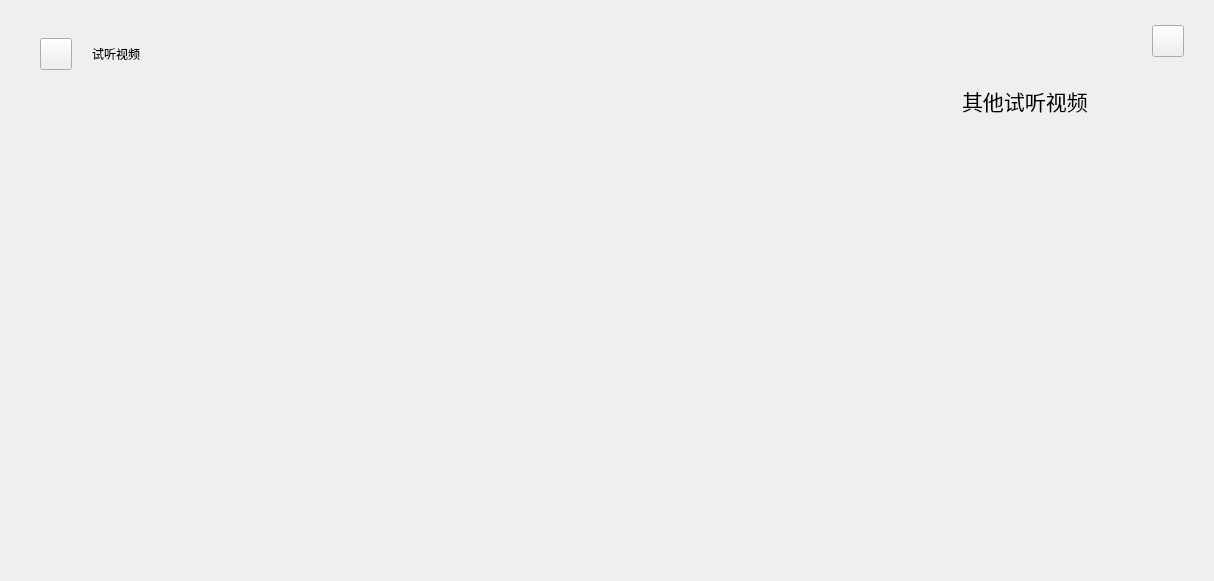
<?xml version="1.0" encoding="UTF-8"?>
<ui version="4.0">
 <class>SoundTestMainPage</class>
 <widget class="QWidget" name="SoundTestMainPage">
  <property name="geometry">
   <rect>
    <x>0</x>
    <y>0</y>
    <width>1214</width>
    <height>581</height>
   </rect>
  </property>
  <property name="windowTitle">
   <string>Form</string>
  </property>
  <property name="styleSheet">
   <string notr="true"/>
  </property>
  <layout class="QGridLayout" name="gridLayout_3">
   <property name="leftMargin">
    <number>0</number>
   </property>
   <property name="topMargin">
    <number>0</number>
   </property>
   <property name="rightMargin">
    <number>0</number>
   </property>
   <property name="bottomMargin">
    <number>0</number>
   </property>
   <property name="spacing">
    <number>0</number>
   </property>
   <item row="0" column="0">
    <widget class="QStackedWidget" name="stackedWidget_soundTest_main">
     <property name="currentIndex">
      <number>1</number>
     </property>
     <widget class="QWidget" name="page_videos_viewing">
      <layout class="QVBoxLayout" name="verticalLayout">
       <property name="spacing">
        <number>0</number>
       </property>
       <property name="leftMargin">
        <number>0</number>
       </property>
       <property name="topMargin">
        <number>0</number>
       </property>
       <property name="rightMargin">
        <number>0</number>
       </property>
       <property name="bottomMargin">
        <number>0</number>
       </property>
       <item>
        <widget class="QWidget" name="widget_title" native="true">
         <property name="sizePolicy">
          <sizepolicy hsizetype="Preferred" vsizetype="Fixed">
           <horstretch>0</horstretch>
           <verstretch>0</verstretch>
          </sizepolicy>
         </property>
         <property name="minimumSize">
          <size>
           <width>0</width>
           <height>57</height>
          </size>
         </property>
         <layout class="QHBoxLayout" name="horizontalLayout">
          <property name="spacing">
           <number>0</number>
          </property>
          <property name="leftMargin">
           <number>0</number>
          </property>
          <property name="topMargin">
           <number>0</number>
          </property>
          <property name="rightMargin">
           <number>0</number>
          </property>
          <property name="bottomMargin">
           <number>0</number>
          </property>
          <item>
           <spacer name="horizontalSpacer">
            <property name="orientation">
             <enum>Qt::Horizontal</enum>
            </property>
            <property name="sizeType">
             <enum>QSizePolicy::Fixed</enum>
            </property>
            <property name="sizeHint" stdset="0">
             <size>
              <width>40</width>
              <height>20</height>
             </size>
            </property>
           </spacer>
          </item>
          <item>
           <widget class="QWidget" name="widget_3" native="true">
            <property name="sizePolicy">
             <sizepolicy hsizetype="Fixed" vsizetype="Expanding">
              <horstretch>0</horstretch>
              <verstretch>0</verstretch>
             </sizepolicy>
            </property>
            <property name="minimumSize">
             <size>
              <width>23</width>
              <height>32</height>
             </size>
            </property>
            <layout class="QGridLayout" name="gridLayout_9">
             <property name="leftMargin">
              <number>0</number>
             </property>
             <property name="topMargin">
              <number>29</number>
             </property>
             <property name="rightMargin">
              <number>0</number>
             </property>
             <property name="bottomMargin">
              <number>0</number>
             </property>
             <property name="spacing">
              <number>0</number>
             </property>
             <item row="0" column="0">
              <widget class="QLabel" name="label">
               <property name="sizePolicy">
                <sizepolicy hsizetype="Fixed" vsizetype="Fixed">
                 <horstretch>0</horstretch>
                 <verstretch>0</verstretch>
                </sizepolicy>
               </property>
               <property name="minimumSize">
                <size>
                 <width>32</width>
                 <height>23</height>
                </size>
               </property>
               <property name="font">
                <font>
                 <pointsize>16</pointsize>
                </font>
               </property>
               <property name="text">
                <string>试听</string>
               </property>
               <property name="alignment">
                <set>Qt::AlignHCenter|Qt::AlignTop</set>
               </property>
              </widget>
             </item>
            </layout>
           </widget>
          </item>
          <item>
           <spacer name="horizontalSpacer_2">
            <property name="orientation">
             <enum>Qt::Horizontal</enum>
            </property>
            <property name="sizeHint" stdset="0">
             <size>
              <width>894</width>
              <height>20</height>
             </size>
            </property>
           </spacer>
          </item>
          <item>
           <widget class="QWidget" name="widget_4" native="true">
            <property name="sizePolicy">
             <sizepolicy hsizetype="Preferred" vsizetype="Expanding">
              <horstretch>0</horstretch>
              <verstretch>0</verstretch>
             </sizepolicy>
            </property>
            <property name="minimumSize">
             <size>
              <width>32</width>
              <height>32</height>
             </size>
            </property>
            <layout class="QGridLayout" name="gridLayout_10">
             <property name="leftMargin">
              <number>0</number>
             </property>
             <property name="topMargin">
              <number>25</number>
             </property>
             <property name="rightMargin">
              <number>0</number>
             </property>
             <property name="bottomMargin">
              <number>0</number>
             </property>
             <property name="spacing">
              <number>0</number>
             </property>
             <item row="0" column="0">
              <widget class="QPushButton" name="pBt_close">
               <property name="sizePolicy">
                <sizepolicy hsizetype="Fixed" vsizetype="Fixed">
                 <horstretch>0</horstretch>
                 <verstretch>0</verstretch>
                </sizepolicy>
               </property>
               <property name="minimumSize">
                <size>
                 <width>32</width>
                 <height>32</height>
                </size>
               </property>
               <property name="maximumSize">
                <size>
                 <width>32</width>
                 <height>32</height>
                </size>
               </property>
               <property name="styleSheet">
                <string notr="true"/>
               </property>
               <property name="text">
                <string/>
               </property>
              </widget>
             </item>
            </layout>
           </widget>
          </item>
          <item>
           <spacer name="horizontalSpacer_3">
            <property name="orientation">
             <enum>Qt::Horizontal</enum>
            </property>
            <property name="sizeType">
             <enum>QSizePolicy::Fixed</enum>
            </property>
            <property name="sizeHint" stdset="0">
             <size>
              <width>30</width>
              <height>20</height>
             </size>
            </property>
           </spacer>
          </item>
         </layout>
        </widget>
       </item>
       <item>
        <widget class="QWidget" name="widget_list" native="true">
         <property name="sizePolicy">
          <sizepolicy hsizetype="Preferred" vsizetype="Fixed">
           <horstretch>0</horstretch>
           <verstretch>0</verstretch>
          </sizepolicy>
         </property>
         <property name="minimumSize">
          <size>
           <width>0</width>
           <height>81</height>
          </size>
         </property>
         <property name="maximumSize">
          <size>
           <width>16777215</width>
           <height>81</height>
          </size>
         </property>
         <property name="styleSheet">
          <string notr="true"/>
         </property>
         <layout class="QHBoxLayout" name="horizontalLayout_2">
          <property name="spacing">
           <number>0</number>
          </property>
          <property name="leftMargin">
           <number>0</number>
          </property>
          <property name="topMargin">
           <number>0</number>
          </property>
          <property name="rightMargin">
           <number>0</number>
          </property>
          <property name="bottomMargin">
           <number>0</number>
          </property>
          <item>
           <spacer name="horizontalSpacer_8">
            <property name="orientation">
             <enum>Qt::Horizontal</enum>
            </property>
            <property name="sizeType">
             <enum>QSizePolicy::Fixed</enum>
            </property>
            <property name="sizeHint" stdset="0">
             <size>
              <width>30</width>
              <height>20</height>
             </size>
            </property>
           </spacer>
          </item>
          <item>
           <widget class="QWidget" name="widget_game_type_list" native="true">
            <property name="sizePolicy">
             <sizepolicy hsizetype="Expanding" vsizetype="Preferred">
              <horstretch>0</horstretch>
              <verstretch>0</verstretch>
             </sizepolicy>
            </property>
            <layout class="QGridLayout" name="gridLayout_5">
             <property name="leftMargin">
              <number>0</number>
             </property>
             <property name="topMargin">
              <number>25</number>
             </property>
             <property name="rightMargin">
              <number>0</number>
             </property>
             <property name="bottomMargin">
              <number>20</number>
             </property>
             <property name="spacing">
              <number>0</number>
             </property>
            </layout>
           </widget>
          </item>
          <item>
           <spacer name="horizontalSpacer_7">
            <property name="orientation">
             <enum>Qt::Horizontal</enum>
            </property>
            <property name="sizeType">
             <enum>QSizePolicy::Fixed</enum>
            </property>
            <property name="sizeHint" stdset="0">
             <size>
              <width>30</width>
              <height>20</height>
             </size>
            </property>
           </spacer>
          </item>
         </layout>
        </widget>
       </item>
       <item>
        <widget class="QStackedWidget" name="stackedWidget_videos">
         <property name="currentIndex">
          <number>0</number>
         </property>
         <widget class="QWidget" name="page_videos_1">
          <property name="minimumSize">
           <size>
            <width>1071</width>
            <height>379</height>
           </size>
          </property>
          <property name="styleSheet">
           <string notr="true"/>
          </property>
          <layout class="QGridLayout" name="gridLayout_2">
           <property name="leftMargin">
            <number>0</number>
           </property>
           <property name="topMargin">
            <number>0</number>
           </property>
           <property name="rightMargin">
            <number>0</number>
           </property>
           <property name="bottomMargin">
            <number>0</number>
           </property>
           <property name="spacing">
            <number>0</number>
           </property>
          </layout>
         </widget>
         <widget class="QWidget" name="page_videos_2"/>
        </widget>
       </item>
       <item>
        <widget class="QWidget" name="widget_null_2" native="true">
         <property name="sizePolicy">
          <sizepolicy hsizetype="Preferred" vsizetype="Fixed">
           <horstretch>0</horstretch>
           <verstretch>0</verstretch>
          </sizepolicy>
         </property>
         <property name="minimumSize">
          <size>
           <width>0</width>
           <height>33</height>
          </size>
         </property>
         <property name="maximumSize">
          <size>
           <width>16777215</width>
           <height>33</height>
          </size>
         </property>
         <layout class="QGridLayout" name="gridLayout_8"/>
        </widget>
       </item>
      </layout>
     </widget>
     <widget class="QWidget" name="page_video_playing">
      <property name="styleSheet">
       <string notr="true"/>
      </property>
      <layout class="QVBoxLayout" name="verticalLayout_4">
       <property name="spacing">
        <number>0</number>
       </property>
       <property name="leftMargin">
        <number>0</number>
       </property>
       <property name="topMargin">
        <number>0</number>
       </property>
       <property name="rightMargin">
        <number>0</number>
       </property>
       <property name="bottomMargin">
        <number>0</number>
       </property>
       <item>
        <widget class="QWidget" name="widget" native="true">
         <property name="sizePolicy">
          <sizepolicy hsizetype="Preferred" vsizetype="Fixed">
           <horstretch>0</horstretch>
           <verstretch>0</verstretch>
          </sizepolicy>
         </property>
         <property name="minimumSize">
          <size>
           <width>0</width>
           <height>85</height>
          </size>
         </property>
         <layout class="QHBoxLayout" name="horizontalLayout_4">
          <property name="spacing">
           <number>0</number>
          </property>
          <property name="leftMargin">
           <number>0</number>
          </property>
          <property name="topMargin">
           <number>0</number>
          </property>
          <property name="rightMargin">
           <number>0</number>
          </property>
          <property name="bottomMargin">
           <number>0</number>
          </property>
          <item>
           <spacer name="horizontalSpacer_10">
            <property name="orientation">
             <enum>Qt::Horizontal</enum>
            </property>
            <property name="sizeType">
             <enum>QSizePolicy::Fixed</enum>
            </property>
            <property name="sizeHint" stdset="0">
             <size>
              <width>40</width>
              <height>20</height>
             </size>
            </property>
           </spacer>
          </item>
          <item>
           <widget class="QWidget" name="widget_2" native="true">
            <property name="sizePolicy">
             <sizepolicy hsizetype="Expanding" vsizetype="Preferred">
              <horstretch>0</horstretch>
              <verstretch>0</verstretch>
             </sizepolicy>
            </property>
            <property name="minimumSize">
             <size>
              <width>0</width>
              <height>0</height>
             </size>
            </property>
            <layout class="QGridLayout" name="gridLayout_6">
             <property name="leftMargin">
              <number>0</number>
             </property>
             <property name="topMargin">
              <number>23</number>
             </property>
             <property name="rightMargin">
              <number>0</number>
             </property>
             <property name="bottomMargin">
              <number>0</number>
             </property>
             <property name="spacing">
              <number>0</number>
             </property>
             <item row="0" column="0">
              <widget class="QPushButton" name="pushButton_return_videosViewingPage">
               <property name="minimumSize">
                <size>
                 <width>32</width>
                 <height>32</height>
                </size>
               </property>
               <property name="maximumSize">
                <size>
                 <width>32</width>
                 <height>32</height>
                </size>
               </property>
               <property name="text">
                <string/>
               </property>
              </widget>
             </item>
             <item row="0" column="1">
              <spacer name="horizontalSpacer_12">
               <property name="orientation">
                <enum>Qt::Horizontal</enum>
               </property>
               <property name="sizeType">
                <enum>QSizePolicy::Fixed</enum>
               </property>
               <property name="sizeHint" stdset="0">
                <size>
                 <width>20</width>
                 <height>20</height>
                </size>
               </property>
              </spacer>
             </item>
             <item row="0" column="2">
              <widget class="QLabel" name="label_description">
               <property name="sizePolicy">
                <sizepolicy hsizetype="Expanding" vsizetype="Preferred">
                 <horstretch>0</horstretch>
                 <verstretch>0</verstretch>
                </sizepolicy>
               </property>
               <property name="text">
                <string>试听视频</string>
               </property>
              </widget>
             </item>
            </layout>
           </widget>
          </item>
          <item>
           <spacer name="horizontalSpacer_9">
            <property name="orientation">
             <enum>Qt::Horizontal</enum>
            </property>
            <property name="sizeHint" stdset="0">
             <size>
              <width>997</width>
              <height>17</height>
             </size>
            </property>
           </spacer>
          </item>
          <item>
           <widget class="QWidget" name="widget_6" native="true">
            <property name="sizePolicy">
             <sizepolicy hsizetype="Fixed" vsizetype="Expanding">
              <horstretch>0</horstretch>
              <verstretch>0</verstretch>
             </sizepolicy>
            </property>
            <property name="styleSheet">
             <string notr="true"/>
            </property>
            <layout class="QGridLayout" name="gridLayout">
             <property name="leftMargin">
              <number>0</number>
             </property>
             <property name="topMargin">
              <number>0</number>
             </property>
             <property name="rightMargin">
              <number>0</number>
             </property>
             <property name="bottomMargin">
              <number>3</number>
             </property>
             <property name="spacing">
              <number>0</number>
             </property>
             <item row="0" column="0">
              <widget class="QPushButton" name="pBt_close_2">
               <property name="sizePolicy">
                <sizepolicy hsizetype="Fixed" vsizetype="Expanding">
                 <horstretch>0</horstretch>
                 <verstretch>0</verstretch>
                </sizepolicy>
               </property>
               <property name="minimumSize">
                <size>
                 <width>32</width>
                 <height>32</height>
                </size>
               </property>
               <property name="maximumSize">
                <size>
                 <width>32</width>
                 <height>32</height>
                </size>
               </property>
               <property name="text">
                <string/>
               </property>
              </widget>
             </item>
            </layout>
           </widget>
          </item>
          <item>
           <spacer name="horizontalSpacer_4">
            <property name="orientation">
             <enum>Qt::Horizontal</enum>
            </property>
            <property name="sizeType">
             <enum>QSizePolicy::Fixed</enum>
            </property>
            <property name="sizeHint" stdset="0">
             <size>
              <width>30</width>
              <height>20</height>
             </size>
            </property>
           </spacer>
          </item>
         </layout>
        </widget>
       </item>
       <item>
        <layout class="QHBoxLayout" name="horizontalLayout_3">
         <property name="spacing">
          <number>28</number>
         </property>
         <property name="leftMargin">
          <number>40</number>
         </property>
         <property name="rightMargin">
          <number>40</number>
         </property>
         <item>
          <widget class="QWidget" name="widget_for_ffmpegPlaying" native="true">
           <property name="sizePolicy">
            <sizepolicy hsizetype="Expanding" vsizetype="Preferred">
             <horstretch>0</horstretch>
             <verstretch>0</verstretch>
            </sizepolicy>
           </property>
           <property name="styleSheet">
            <string notr="true"/>
           </property>
           <layout class="QGridLayout" name="gridLayout_4">
            <property name="leftMargin">
             <number>0</number>
            </property>
            <property name="topMargin">
             <number>0</number>
            </property>
            <property name="rightMargin">
             <number>0</number>
            </property>
            <property name="bottomMargin">
             <number>0</number>
            </property>
            <property name="spacing">
             <number>0</number>
            </property>
           </layout>
          </widget>
         </item>
         <item>
          <widget class="QWidget" name="widget_5" native="true">
           <layout class="QVBoxLayout" name="verticalLayout_2">
            <property name="spacing">
             <number>16</number>
            </property>
            <property name="leftMargin">
             <number>0</number>
            </property>
            <property name="topMargin">
             <number>0</number>
            </property>
            <property name="rightMargin">
             <number>0</number>
            </property>
            <property name="bottomMargin">
             <number>0</number>
            </property>
            <item>
             <widget class="QLabel" name="label_other_videos_text">
              <property name="sizePolicy">
               <sizepolicy hsizetype="Preferred" vsizetype="Fixed">
                <horstretch>0</horstretch>
                <verstretch>0</verstretch>
               </sizepolicy>
              </property>
              <property name="minimumSize">
               <size>
                <width>96</width>
                <height>23</height>
               </size>
              </property>
              <property name="font">
               <font>
                <pointsize>16</pointsize>
               </font>
              </property>
              <property name="text">
               <string>其他试听视频</string>
              </property>
             </widget>
            </item>
            <item>
             <widget class="QWidget" name="widget_other_videos" native="true">
              <property name="sizePolicy">
               <sizepolicy hsizetype="Fixed" vsizetype="Preferred">
                <horstretch>0</horstretch>
                <verstretch>0</verstretch>
               </sizepolicy>
              </property>
              <property name="minimumSize">
               <size>
                <width>212</width>
                <height>0</height>
               </size>
              </property>
              <property name="styleSheet">
               <string notr="true"/>
              </property>
              <layout class="QVBoxLayout" name="verticalLayout_3">
               <property name="spacing">
                <number>0</number>
               </property>
               <property name="leftMargin">
                <number>0</number>
               </property>
               <property name="topMargin">
                <number>0</number>
               </property>
               <property name="rightMargin">
                <number>0</number>
               </property>
               <property name="bottomMargin">
                <number>0</number>
               </property>
              </layout>
             </widget>
            </item>
           </layout>
          </widget>
         </item>
        </layout>
       </item>
       <item>
        <widget class="QWidget" name="widget_null" native="true">
         <property name="minimumSize">
          <size>
           <width>0</width>
           <height>43</height>
          </size>
         </property>
         <property name="maximumSize">
          <size>
           <width>16777215</width>
           <height>43</height>
          </size>
         </property>
         <layout class="QGridLayout" name="gridLayout_7"/>
        </widget>
       </item>
      </layout>
     </widget>
    </widget>
   </item>
  </layout>
 </widget>
 <resources/>
 <connections/>
</ui>
